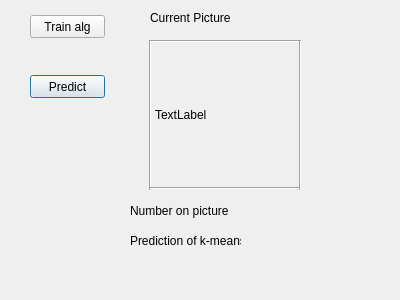
<?xml version="1.0" encoding="UTF-8"?>
<ui version="4.0">
 <class>knn</class>
 <widget class="QDialog" name="knn">
  <property name="geometry">
   <rect>
    <x>0</x>
    <y>0</y>
    <width>400</width>
    <height>300</height>
   </rect>
  </property>
  <property name="windowTitle">
   <string>Dialog</string>
  </property>
  <widget class="Line" name="line">
   <property name="geometry">
    <rect>
     <x>140</x>
     <y>40</y>
     <width>20</width>
     <height>150</height>
    </rect>
   </property>
   <property name="minimumSize">
    <size>
     <width>0</width>
     <height>150</height>
    </size>
   </property>
   <property name="maximumSize">
    <size>
     <width>16777215</width>
     <height>150</height>
    </size>
   </property>
   <property name="baseSize">
    <size>
     <width>0</width>
     <height>150</height>
    </size>
   </property>
   <property name="orientation">
    <enum>Qt::Vertical</enum>
   </property>
  </widget>
  <widget class="QPushButton" name="Predict">
   <property name="geometry">
    <rect>
     <x>30</x>
     <y>75</y>
     <width>75</width>
     <height>23</height>
    </rect>
   </property>
   <property name="text">
    <string>Predict</string>
   </property>
  </widget>
  <widget class="Line" name="line_3">
   <property name="geometry">
    <rect>
     <x>150</x>
     <y>33</y>
     <width>150</width>
     <height>16</height>
    </rect>
   </property>
   <property name="minimumSize">
    <size>
     <width>150</width>
     <height>0</height>
    </size>
   </property>
   <property name="maximumSize">
    <size>
     <width>150</width>
     <height>16777215</height>
    </size>
   </property>
   <property name="baseSize">
    <size>
     <width>150</width>
     <height>0</height>
    </size>
   </property>
   <property name="orientation">
    <enum>Qt::Horizontal</enum>
   </property>
  </widget>
  <widget class="QLabel" name="Picture">
   <property name="geometry">
    <rect>
     <x>155</x>
     <y>45</y>
     <width>140</width>
     <height>140</height>
    </rect>
   </property>
   <property name="minimumSize">
    <size>
     <width>140</width>
     <height>140</height>
    </size>
   </property>
   <property name="maximumSize">
    <size>
     <width>140</width>
     <height>140</height>
    </size>
   </property>
   <property name="baseSize">
    <size>
     <width>140</width>
     <height>140</height>
    </size>
   </property>
   <property name="text">
    <string>TextLabel</string>
   </property>
  </widget>
  <widget class="QLabel" name="PredictionOfKNN">
   <property name="geometry">
    <rect>
     <x>250</x>
     <y>225</y>
     <width>47</width>
     <height>21</height>
    </rect>
   </property>
   <property name="text">
    <string/>
   </property>
  </widget>
  <widget class="Line" name="line_2">
   <property name="geometry">
    <rect>
     <x>150</x>
     <y>187</y>
     <width>150</width>
     <height>3</height>
    </rect>
   </property>
   <property name="minimumSize">
    <size>
     <width>150</width>
     <height>0</height>
    </size>
   </property>
   <property name="maximumSize">
    <size>
     <width>150</width>
     <height>16777215</height>
    </size>
   </property>
   <property name="baseSize">
    <size>
     <width>150</width>
     <height>0</height>
    </size>
   </property>
   <property name="orientation">
    <enum>Qt::Horizontal</enum>
   </property>
  </widget>
  <widget class="QLabel" name="PredKmeans">
   <property name="geometry">
    <rect>
     <x>130</x>
     <y>230</y>
     <width>111</width>
     <height>21</height>
    </rect>
   </property>
   <property name="text">
    <string>Prediction of k-means</string>
   </property>
  </widget>
  <widget class="QPushButton" name="StartToTrainAlg">
   <property name="geometry">
    <rect>
     <x>30</x>
     <y>15</y>
     <width>75</width>
     <height>23</height>
    </rect>
   </property>
   <property name="text">
    <string>Train alg</string>
   </property>
   <property name="autoDefault">
    <bool>false</bool>
   </property>
  </widget>
  <widget class="QLabel" name="SymbolOnPicture">
   <property name="geometry">
    <rect>
     <x>130</x>
     <y>200</y>
     <width>111</width>
     <height>21</height>
    </rect>
   </property>
   <property name="text">
    <string>Number on picture</string>
   </property>
  </widget>
  <widget class="Line" name="line_4">
   <property name="geometry">
    <rect>
     <x>290</x>
     <y>40</y>
     <width>20</width>
     <height>150</height>
    </rect>
   </property>
   <property name="minimumSize">
    <size>
     <width>0</width>
     <height>150</height>
    </size>
   </property>
   <property name="maximumSize">
    <size>
     <width>16777215</width>
     <height>150</height>
    </size>
   </property>
   <property name="baseSize">
    <size>
     <width>0</width>
     <height>150</height>
    </size>
   </property>
   <property name="orientation">
    <enum>Qt::Vertical</enum>
   </property>
  </widget>
  <widget class="QLabel" name="PictureLabel">
   <property name="geometry">
    <rect>
     <x>150</x>
     <y>10</y>
     <width>151</width>
     <height>16</height>
    </rect>
   </property>
   <property name="text">
    <string>Current Picture</string>
   </property>
  </widget>
  <widget class="QLabel" name="RealNumber">
   <property name="geometry">
    <rect>
     <x>250</x>
     <y>200</y>
     <width>47</width>
     <height>21</height>
    </rect>
   </property>
   <property name="text">
    <string/>
   </property>
  </widget>
 </widget>
 <resources/>
 <connections/>
</ui>
